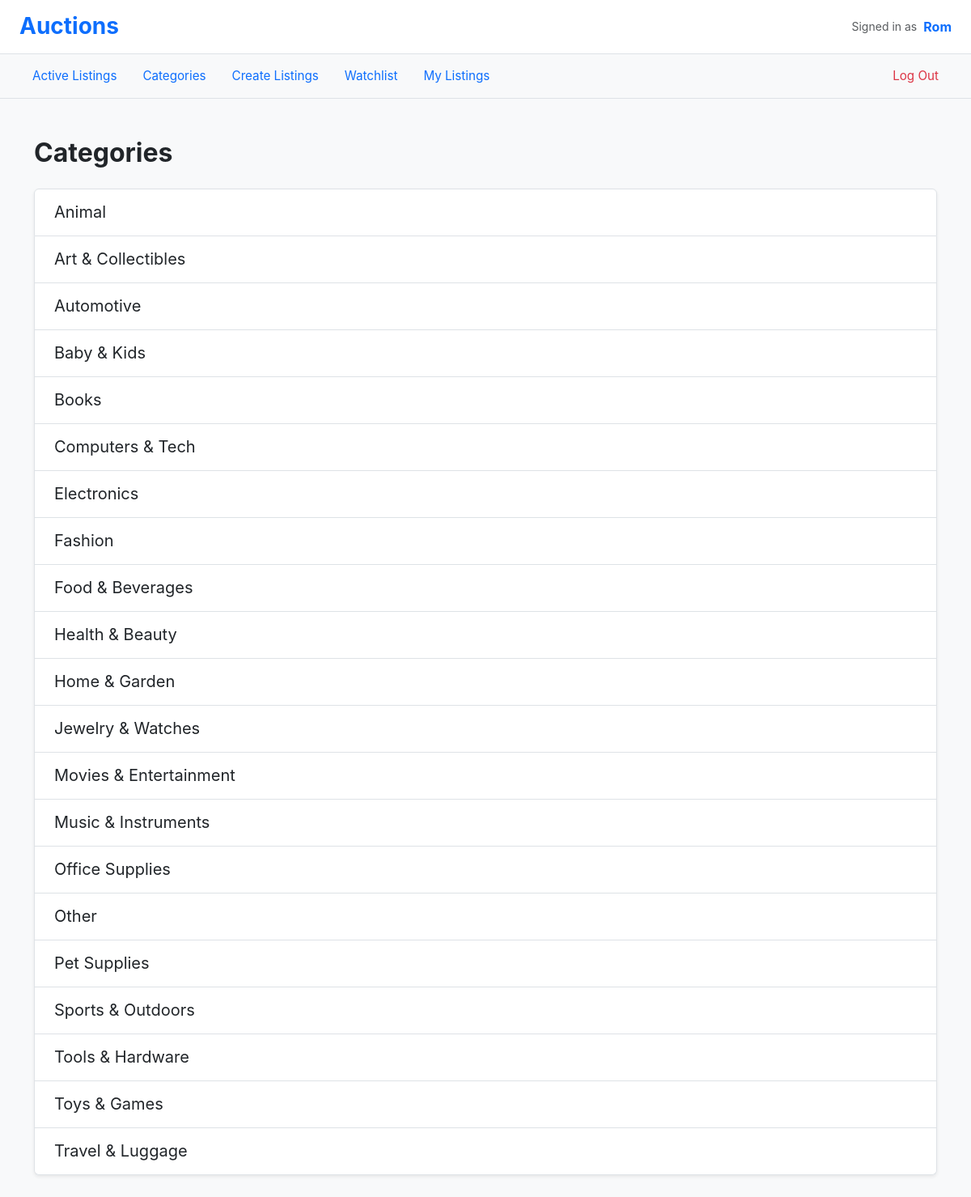
The app's page /categories (signed in) with its own data.
### auctions/models.py (models this page shows)
class User(AbstractUser):
    pass

class Category(models.Model):
    category = models.CharField(max_length=60, unique=True)
    class Meta:
        ordering = ['category']
    def __str__(self):
       return f"{self.category}"

### auctions/views.py (the view)
# urls.py: path("categories", views.categories, name= "categories"),
def categories(request):
    categories= Category.objects.all()
    context = {'categories':categories}
    return render(request,  "auctions/categories.html", context)

### auctions/templates/auctions/categories.html
{% extends "auctions/layout.html" %}
{% block body %}
<div class="container py-4">
    <h2 class="mb-4 fw-bold">Categories</h2>
    {% if categories %}
        <div class="list-group shadow-sm ">
            {% for category in categories %}
                <a href="{% url 'categories_listing' category %}" class="list-group-item list-group-item-action py-3 px-4">
                    <span class="h5 mb-0 fw-normal">{{ category }}</span>
                </a>
            {% endfor %}
        </div>
    {% else %}
        <div class="text-center py-5 text-muted">
             <p>No categories available yet.</p>
        </div>
    {% endif %}
</div>
{% endblock %}

### auctions/templates/auctions/layout.html (shortened to what this page needs)
{% load static %}
<!DOCTYPE html>
<html lang="en">
    <head>
        <link href="https://cdn.jsdelivr.net/npm/bootstrap@5.3.0/dist/css/bootstrap.min.css" rel="stylesheet">
		<link href="{% static 'auctions/styles.css' %}" rel="stylesheet">
    </head>
    <body>
        <header class="bg-white border-bottom py-3 ">
            <div class="container-fluid px-4">
                <div class="d-flex align-items-center">
                    <h1 class="h3 mb-0 fw-bolder text-primary">Auctions</h1>
                    <div class="ms-auto d-flex align-items-center">
                        {% if user.is_authenticated %}
                            <small class="text-muted me-2">Signed in as</small>
                            <strong class="text-primary">{{ user.username }}</strong>
                        {% else %}
                            <small class="text-muted">Not signed in</small>
                        {% endif %}
                    </div>
                </div>
            </div>
        </header>
        <nav class="bg-light border-bottom">
            <div class="container-fluid px-4">
                <ul class="nav nav-pills py-2">
                    <li class="nav-item">
                        <a class="nav-link px-3 text-primary fw-normal" href="{% url 'index' %}">Active Listings</a>
                    </li>
                    <li class="nav-item">
                        <a class="nav-link px-3 text-primary fw-normal" href="{% url 'categories' %}">Categories</a>
                    </li>
                    {% if user.is_authenticated %}
                        <li class="nav-item">
                            <a class="nav-link px-3 text-primary fw-normal" href="{% url 'create_listing' %}">Create Listings</a>
                        </li>
                        <li class="nav-item">
                            <a class="nav-link px-3 text-primary fw-normal" href="{% url 'watchlist' %}">Watchlist</a>
                        </li>
                        <li class="nav-item">
                            <a class="nav-link px-3 text-primary fw-normal" href="{% url 'my_listings' %}">My Listings</a>
                        </li>
                        <li class="nav-item ms-md-auto">
                            <a class="nav-link px-3 text-danger fw-normal" href="{% url 'logout' %}">Log Out</a>
                        </li>
                    {% endif %}
                </ul>
            </div>
        </nav>
        <main class="container-fluid px-4 py-4">
            {% block body %}
            {% endblock %}
        </main>
    </body>
</html>

### auctions/static/auctions/styles.css (style rules this page uses)
body { font-family: -apple-system, BlinkMacSystemFont, "Segoe UI", Roboto, "Helvetica Neue", Arial, sans-serif; background-color: #f8f9fa; color: #212529; }
.nav-link { transition: color 0.15s ease-in-out; font-size: 0.95rem; }

### records on screen
User: username "Rom"
Category: category "Animal"
Category: category "Art & Collectibles"
Category: category "Automotive"
Category: category "Baby & Kids"
Category: category "Books"
Category: category "Computers & Tech"
Category: category "Electronics"
Category: category "Fashion"
Category: category "Food & Beverages"
Category: category "Health & Beauty"
Category: category "Home & Garden"
Category: category "Jewelry & Watches"
Category: category "Movies & Entertainment"
Category: category "Music & Instruments"
Category: category "Office Supplies"
Category: category "Other"
Category: category "Pet Supplies"
Category: category "Sports & Outdoors"
Category: category "Tools & Hardware"
Category: category "Toys & Games"
Category: category "Travel & Luggage"
